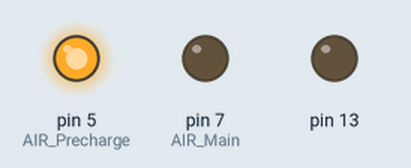
The sketch below on a simulated Arduino Uno, built with avr-gcc and run on an emulated ATmega328P. Parts: output pins drawn as LEDs (lit = HIGH).

Above: at 0.1 s.
At 7.1 s:
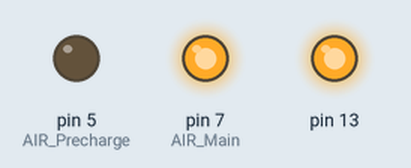
Timing chart, 0 to 8.6 s (numbered marks = the images above):
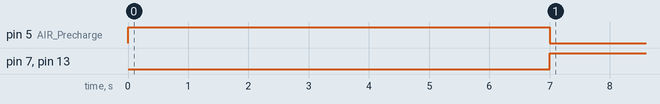

Measured:
- by itself, pin 5 (AIR_Precharge): LOW → HIGH at 0.00 s, → LOW 7.0 s later
- by itself, pin 7 (AIR_Main), pin 13: LOW → HIGH at 7.0 s

The sketch:

Precharge_No_Comparator.ino
```cpp
/**
Authors:
Natu Benyam Demeke
Violet Enslow
Ryanne Wilson


Precharge Controller
No comparator; instead, when switch 2 is flipped, closes the Precharge AIR for 7 seconds before opening it and then closing the Main AIR.
*/

#define ULONG_MAX 4294967295UL //Serves as a 'null' state for the timers

//pin IDs
const uint8_t AIR_Precharge = 5;
const uint8_t AIR_Main = 7;

bool carRunning = false; //True when the car can start driving ; as in, when precharging has finished and is successful.
bool prechargeFailed = false; //True if the precharge failed.
bool dischargeFinished = false; // True if the discharge finished!

//All measurements of time are in milliseconds!

unsigned long prechargeStart = ULONG_MAX; // The time at which precharge started; in millis; ULONG_MAX acts as a 'null' here.
const unsigned long prechargeTimeoutInterval = 10e4; // 10s ---amount of time that has to pass to mean the precharge failed; in millis
const unsigned long prechargeInterval = 7000; // 7s -- amount of time necessary to precharge; in millis

unsigned long optocouplerActivatedStart = ULONG_MAX; // The time at which Optocoupler was active; in millis

unsigned long dischargeStart = ULONG_MAX;
const unsigned long dischargeInterval = 7.79e7; // 77.9s; the amount of time it takes to discharge; in millis;

void setup() {
  // put your setup code here, to run once:
  pinMode(AIR_Precharge, OUTPUT);     // Normally open- LOW = open, HIGH = closed
  pinMode(AIR_Main, OUTPUT);          // Normally open
  pinMode(13, OUTPUT);
}

void precharge() {

    unsigned long now = millis();

    if (now - prechargeStart > prechargeInterval) { //If it has been 7 seconds
      //Sets the car running; opens the precharge AIR, closes the main AIR
      carRunning = true;
      digitalWrite(AIR_Precharge, LOW);
      digitalWrite(AIR_Main, HIGH);
      digitalWrite(13, HIGH);
    }

}

void loop() {
  // put your main code here, to run repeatedly:
  if (carRunning == false) {
        if (prechargeStart == ULONG_MAX) {   //if the prechargeStart hasn't yet been assigned
            digitalWrite(AIR_Precharge, HIGH); //Closes AIR precharge
            digitalWrite(AIR_Main, LOW);
            prechargeStart = millis();
            }
        precharge();
  }
}
```
